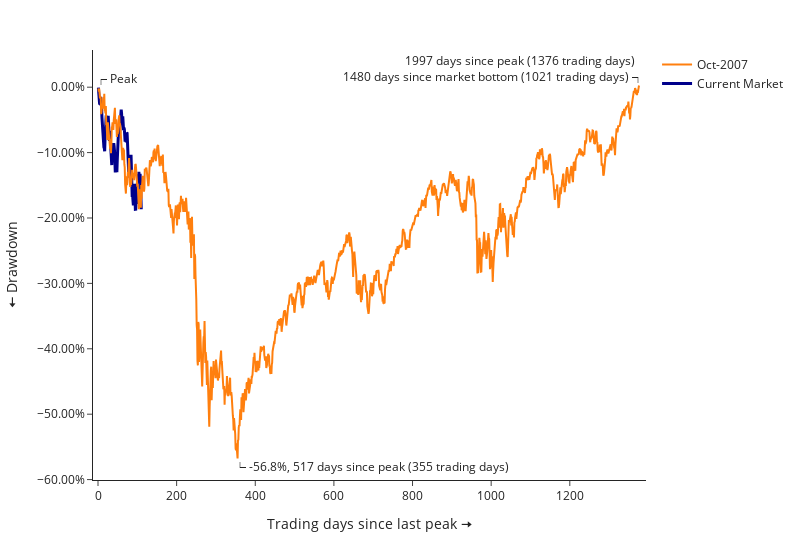

This figure's notebook cell:
### Code cell
i = -2

fig = go.Figure()
name = bearData[i].iloc[0]['timestamp'].strftime("%b-%Y")
fig.add_trace(go.Scatter(x=currentMarket['days'], y=currentMarket['change'], mode='lines', name='Current Market', line={'width': 3, 'color': 'darkblue'}, 
	hovertemplate=[f" {x['change']:.1%} ({x['timestamp'].strftime('%b %d, %Y')})" for i, x in currentMarket.iterrows()]
	))
fig.add_trace(go.Scatter(x=bearData[i]['days'], y=bearData[i]['change'], mode='lines', name=name,
	hovertemplate=[f" {x['change']:.1%} ({x['timestamp'].strftime('%b %d, %Y')})" for i, x in bearData[i].iterrows()]
	))

minCandle = bearData[i][bearData[i].close == bearData[i].close.min()]

# Peak
fig.add_annotation(x=0, 
	y=0,
	text=f'''┌ Peak''',
	align='left',
	showarrow=False,
	yshift=9,
	xshift=-5,
	xanchor='left'
	)

# Market bottom
fig.add_annotation(x=minCandle['days'].values[0], 
	y=minCandle['change'].values[0],
	text=f'''└ {minCandle['change'].values[0]:.1%}, {(minCandle.iloc[0]['timestamp']- bearData[i].iloc[0]['timestamp']).days} days since peak ({minCandle.iloc[0]['days']} trading days)''',
	align='left',
	showarrow=False,
	yshift=-8,
	xshift=-6,
	xanchor='left'
	)

# Cycle end
fig.add_annotation(x=bearData[i].iloc[-1]['days'], 
	y=bearData[i].iloc[-1]['change'],
	text=f'''{(bearData[i].iloc[-1]['timestamp']- bearData[i].iloc[0]['timestamp']).days} days since peak ({bearData[i].iloc[-1]['days']} trading days)   <br>
	{(bearData[i].iloc[-1]['timestamp']- minCandle.iloc[0]['timestamp']).days} days since market bottom ({bearData[i].iloc[-1]['days'] - minCandle.iloc[0]['days']} trading days) ┐''',
	align='right',
	showarrow=False,
	yshift=17,
	xshift=7,
	xanchor='right',
	ax=0, ay=0
	)

fig.update_layout( 
	yaxis=dict(tickformat="0.2%"),
	xaxis_title = "Trading days since last peak 🠆",
	yaxis_title = "🠄 Drawdown",
	template='simple_white',
	paper_bgcolor="rgb(255,255,255)", plot_bgcolor="rgb(255,255,255)",
	legend_traceorder="reversed",
	hovermode='x unified',
	margin=dict(t=50),
	width=800
)
fig.show()

### Figure 1 — Plotly figure (JSON) as saved in the notebook; plotly's stock layout.template omitted (floating-point values rounded to 4 significant figures; data arrays with more than 128 entries replaced by an {"elided": "..."} marker saying what was removed)
{"data": [{"hovertemplate": [" nan% (Jan 03, 2022)", " -0.1% (Jan 04, 2022)", " -2.0% (Jan 05, 2022)", " -2.1% (Jan 06, 2022)", " -2.5% (Jan 07, 2022)", " -2.6% (Jan 10, 2022)", " -1.7% (Jan 11, 2022)", " -1.5% (Jan 12, 2022)", " -2.9% (Jan 13, 2022)", " -2.8% (Jan 14, 2022)", " -4.6% (Jan 18, 2022)", " -5.5% (Jan 19, 2022)", " -6.5% (Jan 20, 2022)", " -8.3% (Jan 21, 2022)", " -8.1% (Jan 24, 2022)", " -9.2% (Jan 25, 2022)", " -9.3% (Jan 26, 2022)", " -9.8% (Jan 27, 2022)", " -7.6% (Jan 28, 2022)", " -5.9% (Jan 31, 2022)", " -5.2% (Feb 01, 2022)", " -4.3% (Feb 02, 2022)", " -6.7% (Feb 03, 2022)", " -6.2% (Feb 04, 2022)", " -6.5% (Feb 07, 2022)", " -5.7% (Feb 08, 2022)", " -4.4% (Feb 09, 2022)", " -6.1% (Feb 10, 2022)", " -7.9% (Feb 11, 2022)", " -8.2% (Feb 14, 2022)", " -6.8% (Feb 15, 2022)", " -6.7% (Feb 16, 2022)", " -8.7% (Feb 17, 2022)", " -9.3% (Feb 18, 2022)", " -10.3% (Feb 22, 2022)", " -11.9% (Feb 23, 2022)", " -10.6% (Feb 24, 2022)", " -8.6% (Feb 25, 2022)", " -8.8% (Feb 28, 2022)", " -10.2% (Mar 01, 2022)", " -8.5% (Mar 02, 2022)", " -9.0% (Mar 03, 2022)", " -9.8% (Mar 04, 2022)", " -12.4% (Mar 07, 2022)", " -13.0% (Mar 08, 2022)", " -10.8% (Mar 09, 2022)", " -11.2% (Mar 10, 2022)", " -12.3% (Mar 11, 2022)", " -13.0% (Mar 14, 2022)", " -11.1% (Mar 15, 2022)", " -9.1% (Mar 16, 2022)", " -8.0% (Mar 17, 2022)", " -7.0% (Mar 18, 2022)", " -7.0% (Mar 21, 2022)", " -5.9% (Mar 22, 2022)", " -7.1% (Mar 23, 2022)", " -5.8% (Mar 24, 2022)", " -5.3% (Mar 25, 2022)", " -4.6% (Mar 28, 2022)", " -3.4% (Mar 29, 2022)", " -4.0% (Mar 30, 2022)", " -5.5% (Mar 31, 2022)", " -5.2% (Apr 01, 2022)", " -4.5% (Apr 04, 2022)", " -5.7% (Apr 05, 2022)", " -6.6% (Apr 06, 2022)", " -6.2% (Apr 07, 2022)", " -6.4% (Apr 08, 2022)", " -8.0% (Apr 11, 2022)", " -8.3% (Apr 12, 2022)", " -7.3% (Apr 13, 2022)", " -8.4% (Apr 14, 2022)", " -8.4% (Apr 18, 2022)", " -7.0% (Apr 19, 2022)", " -7.0% (Apr 20, 2022)", " -8.4% (Apr 21, 2022)", " -10.9% (Apr 22, 2022)", " -10.4% (Apr 25, 2022)", " -13.0% (Apr 26, 2022)", " -12.8% (Apr 27, 2022)", " -10.6% (Apr 28, 2022)", " -13.9% (Apr 29, 2022)", " -13.4% (May 02, 2022)", " -12.9% (May 03, 2022)", " -10.3% (May 04, 2022)", " -13.5% (May 05, 2022)", " -14.0% (May 06, 2022)", " -16.8% (May 09, 2022)", " -16.6% (May 10, 2022)", " -18.0% (May 11, 2022)", " -18.1% (May 12, 2022)", " -16.1% (May 13, 2022)", " -16.4% (May 16, 2022)", " -14.8% (May 17, 2022)", " -18.2% (May 18, 2022)", " -18.7% (May 19, 2022)", " -18.7% (May 20, 2022)", " -17.2% (May 23, 2022)", " -17.8% (May 24, 2022)", " -17.1% (May 25, 2022)", " -15.4% (May 26, 2022)", " -13.3% (May 27, 2022)", " -13.9% (May 31, 2022)", " -14.5% (Jun 01, 2022)", " -12.9% (Jun 02, 2022)", " -14.3% (Jun 03, 2022)", " -14.1% (Jun 06, 2022)", " -13.3% (Jun 07, 2022)", " -14.2% (Jun 08, 2022)", " -16.2% (Jun 09, 2022)", " -18.7% (Jun 10, 2022)"], "line": {"color": "darkblue", "width": 3}, "mode": "lines", "name": "Current Market", "type": "scatter", "x": [0, 1, 2, 3, 4, 5, 6, 7, 8, 9, 10, 11, 12, 13, 14, 15, 16, 17, 18, 19, 20, 21, 22, 23, 24, 25, 26, 27, 28, 29, 30, 31, 32, 33, 34, 35, 36, 37, 38, 39, 40, 41, 42, 43, 44, 45, 46, 47, 48, 49, 50, 51, 52, 53, 54, 55, 56, 57, 58, 59, 60, 61, 62, 63, 64, 65, 66, 67, 68, 69, 70, 71, 72, 73, 74, 75, 76, 77, 78, 79, 80, 81, 82, 83, 84, 85, 86, 87, 88, 89, 90, 91, 92, 93, 94, 95, 96, 97, 98, 99, 100, 101, 102, 103, 104, 105, 106, 107, 108, 109, 110], "y": [null, -0.0006296, -0.02001, -0.02095, -0.02492, -0.02633, -0.01741, -0.01464, -0.02867, -0.02788, -0.04575, -0.055, -0.06543, -0.08311, -0.08056, -0.09176, -0.09311, -0.098, -0.07604, -0.05859, -0.05212, -0.04319, -0.06653, -0.06172, -0.06519, -0.05734, -0.04365, -0.06098, -0.07879, -0.08233, -0.06786, -0.06704, -0.08679, -0.09334, -0.1025, -0.1191, -0.1059, -0.08588, -0.08811, -0.1022, -0.08548, -0.09029, -0.09751, -0.1241, -0.1305, -0.1081, -0.112, -0.1235, -0.13, -0.1114, -0.09146, -0.08024, -0.06952, -0.06992, -0.05941, -0.07095, -0.05762, -0.05285, -0.04608, -0.03439, -0.04047, -0.05549, -0.05227, -0.0446, -0.05659, -0.06576, -0.06178, -0.06427, -0.08006, -0.08321, -0.07296, -0.08422, -0.08441, -0.06971, -0.07028, -0.084, -0.1094, -0.1043, -0.1295, -0.1277, -0.1061, -0.1386, -0.1337, -0.1295, -0.1035, -0.1354, -0.1404, -0.1679, -0.1659, -0.1796, -0.1806, -0.1611, -0.1644, -0.1475, -0.182, -0.1868, -0.1866, -0.1715, -0.1783, -0.1705, -0.154, -0.1331, -0.1385, -0.145, -0.1292, -0.1434, -0.1408, -0.1326, -0.1419, -0.1624, -0.1867]}, {"hovertemplate": {"elided": "1377 str values"}, "mode": "lines", "name": "Oct-2007", "type": "scatter", "x": {"elided": "1377 int values"}, "y": {"elided": "1377 float values"}}], "layout": {"annotations": [{"align": "left", "showarrow": false, "text": "┌ Peak", "x": 0, "xanchor": "left", "xshift": -5, "y": 0, "yshift": 9}, {"align": "left", "showarrow": false, "text": "└ -56.8%, 517 days since peak (355 trading days)", "x": 355, "xanchor": "left", "xshift": -6, "y": -0.5678, "yshift": -8}, {"align": "right", "ax": 0, "ay": 0, "showarrow": false, "text": "1997 days since peak (1376 trading days)   <br>\n\t1480 days since market bottom (1021 trading days) ┐", "x": 1376, "xanchor": "right", "xshift": 7, "y": 0.002581, "yshift": 17}], "hovermode": "x unified", "legend": {"traceorder": "reversed"}, "margin": {"t": 50}, "paper_bgcolor": "rgb(255,255,255)", "plot_bgcolor": "rgb(255,255,255)", "width": 800, "xaxis": {"title": {"text": "Trading days since last peak 🠆"}}, "yaxis": {"tickformat": "0.2%", "title": {"text": "🠄 Drawdown"}}}}
